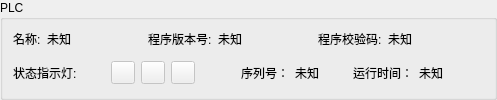
    <widget class="QGroupBox" name="groupBox">
     <property name="title">
      <string>PLC</string>
     </property>
     <layout class="QVBoxLayout" name="verticalLayout_8">
      <property name="leftMargin">
       <number>10</number>
      </property>
      <property name="topMargin">
       <number>5</number>
      </property>
      <item>
       <layout class="QVBoxLayout" name="verticalLayout_7">
        <item>
         <layout class="QHBoxLayout" name="horizontalLayout_21">
          <item>
           <layout class="QHBoxLayout" name="horizontalLayout_16">
            <item>
             <widget class="QLabel" name="label_14">
              <property name="text">
               <string>名称:</string>
              </property>
             </widget>
            </item>
            <item>
             <widget class="QLabel" name="label_name">
              <property name="font">
               <font>
                <family>Arial</family>
               </font>
              </property>
              <property name="text">
               <string>未知</string>
              </property>
             </widget>
            </item>
           </layout>
          </item>
          <item>
           <spacer name="horizontalSpacer_5">
            <property name="orientation">
             <enum>Qt::Orientation::Horizontal</enum>
            </property>
            <property name="sizeHint" stdset="0">
             <size>
              <width>28</width>
              <height>20</height>
             </size>
            </property>
           </spacer>
          </item>
          <item>
           <layout class="QHBoxLayout" name="horizontalLayout_18">
            <item>
             <widget class="QLabel" name="label_18">
              <property name="text">
               <string>程序版本号:</string>
              </property>
             </widget>
            </item>
            <item>
             <widget class="QLabel" name="label_version">
              <property name="font">
               <font>
                <family>Arial</family>
               </font>
              </property>
              <property name="text">
               <string>未知</string>
              </property>
             </widget>
            </item>
           </layout>
          </item>
          <item>
           <spacer name="horizontalSpacer_7">
            <property name="orientation">
             <enum>Qt::Orientation::Horizontal</enum>
            </property>
            <property name="sizeHint" stdset="0">
             <size>
              <width>28</width>
              <height>20</height>
             </size>
            </property>
           </spacer>
          </item>
          <item>
           <layout class="QHBoxLayout" name="horizontalLayout_19">
            <item>
             <widget class="QLabel" name="label_20">
              <property name="text">
               <string>程序校验码:</string>
              </property>
             </widget>
            </item>
            <item>
             <widget class="QLabel" name="label_checksum">
              <property name="text">
               <string>未知</string>
              </property>
             </widget>
            </item>
           </layout>
          </item>
          <item>
           <spacer name="horizontalSpacer">
            <property name="orientation">
             <enum>Qt::Orientation::Horizontal</enum>
            </property>
            <property name="sizeHint" stdset="0">
             <size>
              <width>40</width>
              <height>20</height>
             </size>
            </property>
           </spacer>
          </item>
         </layout>
        </item>
        <item>
         <layout class="QHBoxLayout" name="horizontalLayout_22">
          <item>
           <layout class="QHBoxLayout" name="horizontalLayout_23">
            <item>
             <widget class="QLabel" name="label_22">
              <property name="text">
               <string>状态指示灯:</string>
              </property>
             </widget>
            </item>
            <item>
             <spacer name="horizontalSpacer_8">
              <property name="orientation">
               <enum>Qt::Orientation::Horizontal</enum>
              </property>
              <property name="sizeType">
               <enum>QSizePolicy::Policy::Maximum</enum>
              </property>
              <property name="sizeHint" stdset="0">
               <size>
                <width>28</width>
                <height>20</height>
               </size>
              </property>
             </spacer>
            </item>
            <item>
             <widget class="QToolButton" name="toolButton_LED_RN">
              <property name="enabled">
               <bool>false</bool>
              </property>
              <property name="text">
               <string/>
              </property>
             </widget>
            </item>
           </layout>
          </item>
          <item>
           <layout class="QHBoxLayout" name="horizontalLayout_24">
            <item>
             <widget class="QToolButton" name="toolButton_LED_ER">
              <property name="enabled">
               <bool>false</bool>
              </property>
              <property name="text">
               <string/>
              </property>
             </widget>
            </item>
           </layout>
          </item>
          <item>
           <widget class="QToolButton" name="toolButton_LED_MT">
            <property name="enabled">
             <bool>false</bool>
            </property>
            <property name="text">
             <string/>
            </property>
           </widget>
          </item>
          <item>
           <spacer name="horizontalSpacer_13">
            <property name="orientation">
             <enum>Qt::Orientation::Horizontal</enum>
            </property>
            <property name="sizeHint" stdset="0">
             <size>
              <width>40</width>
              <height>20</height>
             </size>
            </property>
           </spacer>
          </item>
          <item>
           <widget class="QLabel" name="label_42">
            <property name="text">
             <string>序列号：</string>
            </property>
           </widget>
          </item>
          <item>
           <widget class="QLabel" name="label_SerialNumber">
            <property name="text">
             <string>未知</string>
            </property>
           </widget>
          </item>
          <item>
           <spacer name="horizontalSpacer_9">
            <property name="orientation">
             <enum>Qt::Orientation::Horizontal</enum>
            </property>
            <property name="sizeType">
             <enum>QSizePolicy::Policy::Expanding</enum>
            </property>
            <property name="sizeHint" stdset="0">
             <size>
              <width>28</width>
              <height>20</height>
             </size>
            </property>
           </spacer>
          </item>
          <item>
           <widget class="QLabel" name="label">
            <property name="text">
             <string>运行时间：</string>
            </property>
           </widget>
          </item>
          <item>
           <widget class="QLabel" name="label_runtime">
            <property name="text">
             <string>未知</string>
            </property>
           </widget>
          </item>
          <item>
           <layout class="QHBoxLayout" name="horizontalLayout_25"/>
          </item>
          <item>
           <spacer name="horizontalSpacer_22">
            <property name="orientation">
             <enum>Qt::Orientation::Horizontal</enum>
            </property>
            <property name="sizeType">
             <enum>QSizePolicy::Policy::Preferred</enum>
            </property>
            <property name="sizeHint" stdset="0">
             <size>
              <width>40</width>
              <height>20</height>
             </size>
            </property>
           </spacer>
          </item>
          <item>
           <layout class="QHBoxLayout" name="horizontalLayout_26"/>
          </item>
         </layout>
        </item>
        <item>
         <layout class="QHBoxLayout" name="horizontalLayout_27"/>
        </item>
       </layout>
      </item>
     </layout>
    </widget>
